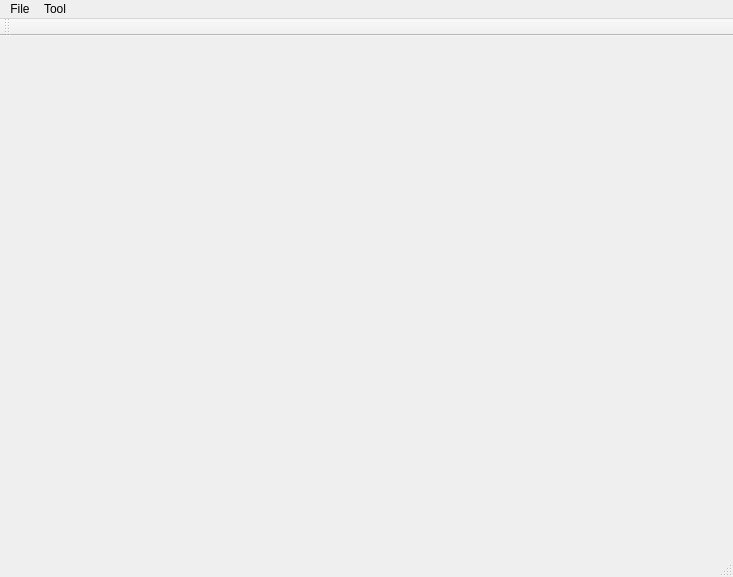
<?xml version="1.0" encoding="UTF-8"?>
<ui version="4.0">
 <class>MainWindowClass</class>
 <widget class="QMainWindow" name="MainWindowClass">
  <property name="geometry">
   <rect>
    <x>0</x>
    <y>0</y>
    <width>733</width>
    <height>577</height>
   </rect>
  </property>
  <property name="windowTitle">
   <string>MainWindow</string>
  </property>
  <widget class="QWidget" name="centralWidget"/>
  <widget class="QMenuBar" name="menuBar">
   <property name="geometry">
    <rect>
     <x>0</x>
     <y>0</y>
     <width>733</width>
     <height>21</height>
    </rect>
   </property>
   <widget class="QMenu" name="menuFile">
    <property name="title">
     <string>File</string>
    </property>
    <addaction name="actionSaveImage"/>
    <addaction name="separator"/>
    <addaction name="actionExit"/>
   </widget>
   <widget class="QMenu" name="menuGenerate_Samples">
    <property name="title">
     <string>Tool</string>
    </property>
    <addaction name="actionGenerateRandom"/>
    <addaction name="actionGenerateSamples"/>
    <addaction name="actionGenerateTrainingFiles"/>
    <addaction name="separator"/>
    <addaction name="actionInversePMByLinearRegression"/>
    <addaction name="actionInversePMByLinearRegression2"/>
    <addaction name="actionInversePMByLinearRegression3"/>
    <addaction name="separator"/>
    <addaction name="actionInversePMByHierarchicalLR"/>
   </widget>
   <addaction name="menuFile"/>
   <addaction name="menuGenerate_Samples"/>
  </widget>
  <widget class="QToolBar" name="mainToolBar">
   <attribute name="toolBarArea">
    <enum>TopToolBarArea</enum>
   </attribute>
   <attribute name="toolBarBreak">
    <bool>false</bool>
   </attribute>
  </widget>
  <widget class="QStatusBar" name="statusBar"/>
  <action name="actionExit">
   <property name="text">
    <string>Exit</string>
   </property>
  </action>
  <action name="actionGenerateSamples">
   <property name="text">
    <string>Generate Samples</string>
   </property>
  </action>
  <action name="actionGenerateRandom">
   <property name="text">
    <string>Generate Random</string>
   </property>
  </action>
  <action name="actionSaveImage">
   <property name="text">
    <string>Save Image</string>
   </property>
  </action>
  <action name="actionInversePMByLinearRegression">
   <property name="text">
    <string>Inverse PM By Linear Regression</string>
   </property>
  </action>
  <action name="actionInversePMByLinearRegression2">
   <property name="text">
    <string>Inverse PM By Linear Regression2</string>
   </property>
  </action>
  <action name="actionInversePMByLinearRegression3">
   <property name="text">
    <string>Inverse PM By Linear Regression3</string>
   </property>
  </action>
  <action name="actionInversePMByLinearRegression4">
   <property name="text">
    <string>Inverse PM By Linear Regression4</string>
   </property>
  </action>
  <action name="actionInversePMByHierarchicalLR">
   <property name="text">
    <string>Inverse PM By Hierarchical LR</string>
   </property>
  </action>
  <action name="actionGenerateTrainingFiles">
   <property name="text">
    <string>Generate Training Files</string>
   </property>
  </action>
 </widget>
 <layoutdefault spacing="6" margin="11"/>
 <resources>
  <include location="MainWindow.qrc"/>
 </resources>
 <connections/>
</ui>
